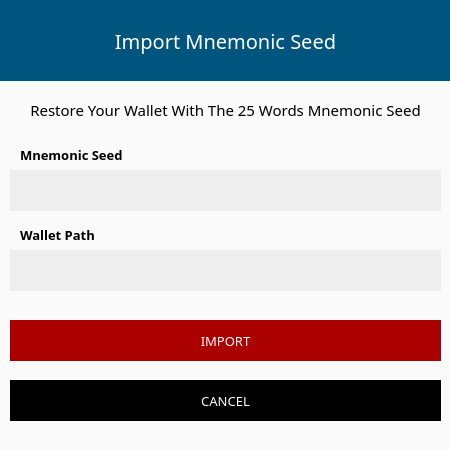
<?xml version="1.0" encoding="UTF-8"?>
<ui version="4.0">
 <class>ImportSeed</class>
 <widget class="QDialog" name="ImportSeed">
  <property name="geometry">
   <rect>
    <x>0</x>
    <y>0</y>
    <width>450</width>
    <height>450</height>
   </rect>
  </property>
  <property name="windowTitle">
   <string>Import :: Mnemonic Seed</string>
  </property>
  <property name="styleSheet">
   <string notr="true">background-color: #1b1b1b; color: #9b8b27; border: 0px;</string>
  </property>
  <widget class="QGroupBox" name="groupBox">
   <property name="geometry">
    <rect>
     <x>0</x>
     <y>0</y>
     <width>450</width>
     <height>450</height>
    </rect>
   </property>
   <property name="styleSheet">
    <string notr="true">border: 0px;
color: rgb(0, 0, 0);
background-color: rgb(250, 250, 250);
font-family: Poppins;</string>
   </property>
   <property name="title">
    <string/>
   </property>
   <widget class="QLabel" name="label_4">
    <property name="geometry">
     <rect>
      <x>0</x>
      <y>90</y>
      <width>451</width>
      <height>41</height>
     </rect>
    </property>
    <property name="font">
     <font>
      <family>Poppins</family>
      <pointsize>9</pointsize>
     </font>
    </property>
    <property name="styleSheet">
     <string notr="true">color: rgb(0, 0, 0);
border-right: 0px;</string>
    </property>
    <property name="text">
     <string>&lt;html&gt;&lt;head/&gt;&lt;body&gt;&lt;p align=&quot;center&quot;&gt;&lt;span style=&quot; font-size:11pt;&quot;&gt;Restore Your Wallet With The 25 Words Mnemonic Seed&lt;/span&gt;&lt;/p&gt;&lt;/body&gt;&lt;/html&gt;</string>
    </property>
   </widget>
   <widget class="QLabel" name="label_3">
    <property name="geometry">
     <rect>
      <x>0</x>
      <y>0</y>
      <width>451</width>
      <height>81</height>
     </rect>
    </property>
    <property name="font">
     <font>
      <family>Poppins</family>
      <pointsize>-1</pointsize>
     </font>
    </property>
    <property name="styleSheet">
     <string notr="true">color: rgb(255, 255, 255);
background-color: rgb(0, 85, 127);
font-size: 20px;
font-family: Poppins;</string>
    </property>
    <property name="text">
     <string>Import Mnemonic Seed</string>
    </property>
    <property name="alignment">
     <set>Qt::AlignCenter</set>
    </property>
   </widget>
   <widget class="QLabel" name="label">
    <property name="geometry">
     <rect>
      <x>20</x>
      <y>140</y>
      <width>161</width>
      <height>31</height>
     </rect>
    </property>
    <property name="font">
     <font>
      <family>Poppins</family>
      <pointsize>9</pointsize>
     </font>
    </property>
    <property name="styleSheet">
     <string notr="true">color: rgb(0, 0, 0);
border-right: 0px;</string>
    </property>
    <property name="text">
     <string>&lt;html&gt;&lt;head/&gt;&lt;body&gt;&lt;p&gt;&lt;span style=&quot; font-size:10pt; font-weight:600;&quot;&gt;Mnemonic Seed&lt;/span&gt;&lt;/p&gt;&lt;/body&gt;&lt;/html&gt;</string>
    </property>
   </widget>
   <widget class="QLineEdit" name="m_seed">
    <property name="geometry">
     <rect>
      <x>10</x>
      <y>170</y>
      <width>431</width>
      <height>41</height>
     </rect>
    </property>
    <property name="minimumSize">
     <size>
      <width>0</width>
      <height>31</height>
     </size>
    </property>
    <property name="font">
     <font>
      <family>Poppins</family>
      <pointsize>-1</pointsize>
     </font>
    </property>
    <property name="styleSheet">
     <string notr="true">padding: 3px; border: 0px; 
background-color: rgb(238, 238, 238);
color: rgb(0, 0, 0);
font-size: 12px;
font-family: Poppins;</string>
    </property>
   </widget>
   <widget class="QLabel" name="label_2">
    <property name="geometry">
     <rect>
      <x>20</x>
      <y>220</y>
      <width>181</width>
      <height>31</height>
     </rect>
    </property>
    <property name="font">
     <font>
      <family>Poppins</family>
      <pointsize>9</pointsize>
     </font>
    </property>
    <property name="styleSheet">
     <string notr="true">color: rgb(0, 0, 0);
border-right: 0px;</string>
    </property>
    <property name="text">
     <string>&lt;html&gt;&lt;head/&gt;&lt;body&gt;&lt;p&gt;&lt;span style=&quot; font-size:10pt; font-weight:600;&quot;&gt;Wallet Path&lt;/span&gt;&lt;/p&gt;&lt;/body&gt;&lt;/html&gt;</string>
    </property>
   </widget>
   <widget class="QLineEdit" name="m_pathEdit">
    <property name="geometry">
     <rect>
      <x>10</x>
      <y>250</y>
      <width>431</width>
      <height>41</height>
     </rect>
    </property>
    <property name="minimumSize">
     <size>
      <width>0</width>
      <height>31</height>
     </size>
    </property>
    <property name="font">
     <font>
      <family>Poppins</family>
      <pointsize>-1</pointsize>
     </font>
    </property>
    <property name="styleSheet">
     <string notr="true">padding: 3px; border: 0px; 
background-color: rgb(238, 238, 238);
color: rgb(0, 0, 0);
font-size: 12px;
font-family: Poppins;</string>
    </property>
   </widget>
   <widget class="QPushButton" name="m_okButton">
    <property name="geometry">
     <rect>
      <x>10</x>
      <y>320</y>
      <width>431</width>
      <height>41</height>
     </rect>
    </property>
    <property name="minimumSize">
     <size>
      <width>125</width>
      <height>31</height>
     </size>
    </property>
    <property name="font">
     <font>
      <family>Poppins</family>
      <pointsize>-1</pointsize>
     </font>
    </property>
    <property name="cursor">
     <cursorShape>PointingHandCursor</cursorShape>
    </property>
    <property name="styleSheet">
     <string notr="true">color: rgb(255, 255, 255);
background-color: rgb(170, 0, 0);
font-size: 13px;
font-family: Poppins;</string>
    </property>
    <property name="text">
     <string>IMPORT</string>
    </property>
   </widget>
   <widget class="QPushButton" name="m_cancelButton">
    <property name="geometry">
     <rect>
      <x>10</x>
      <y>380</y>
      <width>431</width>
      <height>41</height>
     </rect>
    </property>
    <property name="minimumSize">
     <size>
      <width>125</width>
      <height>31</height>
     </size>
    </property>
    <property name="font">
     <font>
      <family>Poppins</family>
      <pointsize>-1</pointsize>
     </font>
    </property>
    <property name="cursor">
     <cursorShape>PointingHandCursor</cursorShape>
    </property>
    <property name="styleSheet">
     <string notr="true">background-color: rgb(0, 0, 0);
color: rgb(255, 255, 255);
font-size: 13px;
font-family: Poppins;</string>
    </property>
    <property name="text">
     <string>CANCEL</string>
    </property>
   </widget>
   <widget class="QToolButton" name="m_selectPathButton">
    <property name="geometry">
     <rect>
      <x>410</x>
      <y>250</y>
      <width>21</width>
      <height>41</height>
     </rect>
    </property>
    <property name="font">
     <font>
      <family>Poppins</family>
      <pointsize>15</pointsize>
     </font>
    </property>
    <property name="cursor">
     <cursorShape>PointingHandCursor</cursorShape>
    </property>
    <property name="styleSheet">
     <string notr="true">image: url(:/images/images/openwallet.png);
background-color: transparent;</string>
    </property>
    <property name="text">
     <string/>
    </property>
   </widget>
  </widget>
 </widget>
 <resources/>
 <connections>
  <connection>
   <sender>m_okButton</sender>
   <signal>clicked()</signal>
   <receiver>ImportSeed</receiver>
   <slot>accept()</slot>
   <hints>
    <hint type="sourcelabel">
     <x>570</x>
     <y>103</y>
    </hint>
    <hint type="destinationlabel">
     <x>323</x>
     <y>65</y>
    </hint>
   </hints>
  </connection>
  <connection>
   <sender>m_cancelButton</sender>
   <signal>clicked()</signal>
   <receiver>ImportSeed</receiver>
   <slot>reject()</slot>
   <hints>
    <hint type="sourcelabel">
     <x>439</x>
     <y>103</y>
    </hint>
    <hint type="destinationlabel">
     <x>323</x>
     <y>65</y>
    </hint>
   </hints>
  </connection>
 </connections>
</ui>
